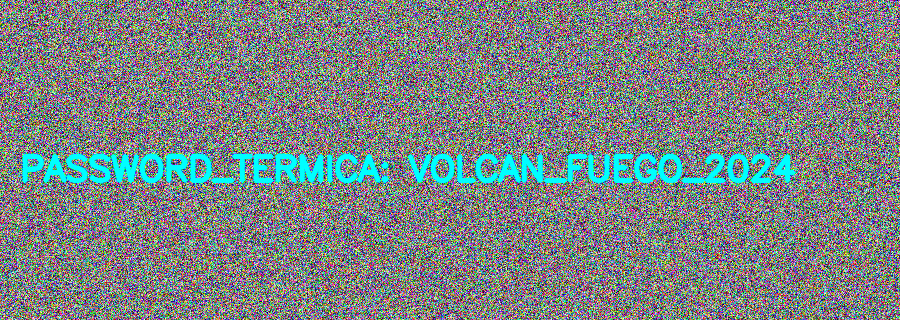
#> input picture Espejismo II (Graficación Táctica Examen)/m4_ruido.png, 900 x 320 px
$ python mision4.py
#> lines starting #> are read from the running program, lines starting #| are printed output that depends on the picture; after the words box and inside, x2 and y2 are one past the last pixel; in counts of white or black regions, pixels touching at a corner belong together
import cv2
import numpy as np

ruta_imagen = "m4_ruido.png"
img_ruido = cv2.imread(ruta_imagen)
#> img_ruido is the input picture: shape (320, 900, 3); mean B, G, R 131.6, 131.6, 122.5

if img_ruido is None:
    print(f"¡ALERTA TÁCTICA! No se encontró la imagen '{ruta_imagen}'. Operación abortada.")
else:
    print("Evidencia asegurada. Iniciando protocolo de reducción de ruido...")


    kernel_promedio = np.ones((3, 3), np.float32) / 9


    img_suavizada = cv2.filter2D(img_ruido, -1, kernel_promedio)
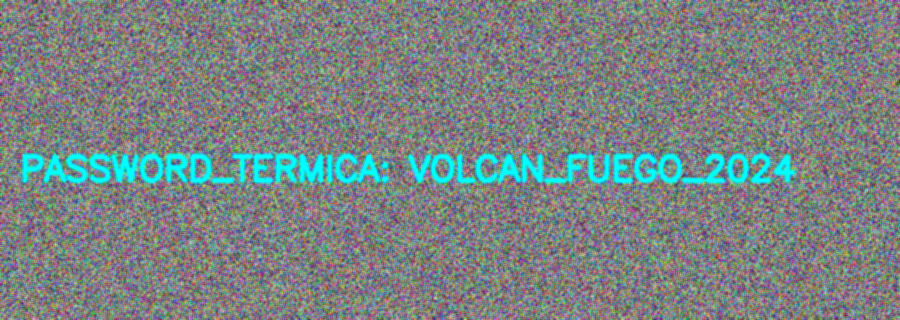
#> img_suavizada: shape (320, 900, 3); mean B, G, R 131.6, 131.6, 122.5

    cv2.imwrite("m4_suavizada.png", img_suavizada)
    print(">> Imagen suavizada exportada: 'm4_suavizada.png'")


    img_hsv = cv2.cvtColor(img_suavizada, cv2.COLOR_BGR2HSV)
#> img_hsv: shape (320, 900, 3); mean H, S, V 89.6, 77.7, 152

    low_cyan = np.array([80, 100, 50])
    high_cyan = np.array([100, 255, 255])

    mask_cyan = cv2.inRange(img_hsv, low_cyan, high_cyan)
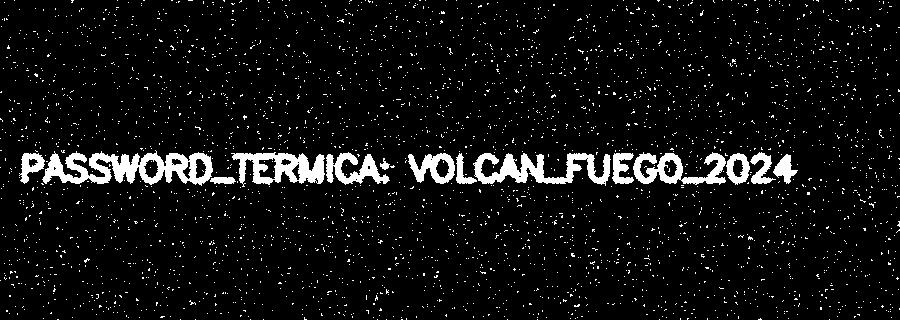
#> mask_cyan: shape (320, 900); 6.6% white; 3244 white regions (3230 under 20 px), largest, box (x1, y1, x2, y2) and area: (42, 150, 213, 186) 3228, (473, 153, 611, 186) 2132, (231, 152, 325, 187) 1783

    cv2.imwrite("m4_mask_cyan.png", mask_cyan)
    print(">> Máscara final exportada: 'm4_mask_cyan.png'. Revisa el archivo para la contraseña.")

    # Desplegar monitores
    cv2.imshow("1. Evidencia con Ruido", img_ruido)
    cv2.imshow("2. Suavizado Promedio 3x3", img_suavizada)
    cv2.imshow("3. Mascara Cyan (Contrasena Revelada)", mask_cyan)

    cv2.waitKey(0)
    cv2.destroyAllWindows()
